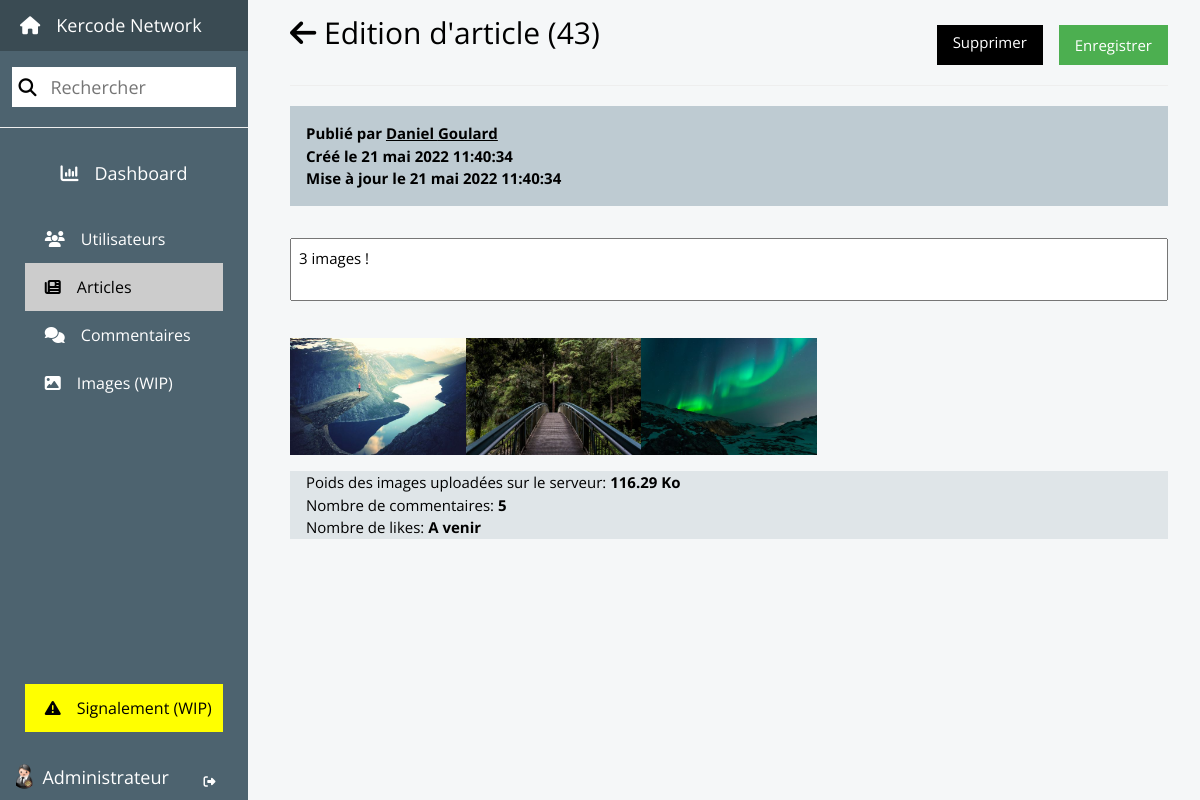
/indexadmin.php?action=articleedit&id=43 (signed in), run on the app's committed database.
### tables this page shows
CREATE TABLE `user` (
  `id` int(11) NOT NULL AUTO_INCREMENT,
  `lastname` varchar(80) NOT NULL,
  `firstname` varchar(80) NOT NULL,
  `email` varchar(255) NOT NULL,
  `password` varchar(255) NOT NULL,
  `address` varchar(255) NOT NULL DEFAULT 'undefined',
  `job` varchar(120) NOT NULL DEFAULT 'undefined',
  `birthday_date` date NOT NULL,
  `gender` tinyint(1) NOT NULL DEFAULT '1' COMMENT '0 = woman; 1 = man',
  `image_profile` varchar(40) DEFAULT NULL COMMENT 'Nom de l''image de profil',
  `image_cover` varchar(40) DEFAULT NULL COMMENT 'Nom de l''image de couverture',
  `admin` tinyint(1) NOT NULL DEFAULT '0' COMMENT '1 = admin',
  `created_at` datetime NOT NULL DEFAULT CURRENT_TIMESTAMP,
  `updated_at` datetime NOT NULL DEFAULT CURRENT_TIMESTAMP ON UPDATE CURRENT_TIMESTAMP,
  PRIMARY KEY (`id`)
);

CREATE TABLE `article` (
  `id` int(11) NOT NULL AUTO_INCREMENT,
  `user_id` int(11) NOT NULL COMMENT 'Id de l''user ayant créé cette article',
  `content` text NOT NULL COMMENT 'Texte de l''article',
  `images` tinyint(1) NOT NULL DEFAULT '0' COMMENT 'Booléen servant à savoir si on doit charger des images ou pas',
  `created_at` datetime NOT NULL DEFAULT CURRENT_TIMESTAMP,
  `updated_at` datetime NOT NULL DEFAULT CURRENT_TIMESTAMP ON UPDATE CURRENT_TIMESTAMP,
  PRIMARY KEY (`id`),
  KEY `article_ibfk_1` (`user_id`),
  CONSTRAINT `article_ibfk_1` FOREIGN KEY (`user_id`) REFERENCES `user` (`id`) ON DELETE CASCADE ON UPDATE CASCADE
);

### app/Controllers/AdminController.php (called while the page is built, shortened)
<?php
class AdminController extends Controller
{
    public function editArticle(int $articleId, \Exception $e = null): void
    {
        $user = User::find($_SESSION['id']);
        $article = Article::find($articleId);
        $articleUser = User::find($article->__get('user_id'));
        include $this->viewAdmin('home');
    }
}

### app/Libs/ORM.php (called while the page is built, shortened)
<?php
abstract class ORM
{
    private static $pdo = null;
    private static function getTableName(string $calledClass): string
    {
        $table = explode("\\", $calledClass);
        return $table[array_key_last($table)];
    }
    protected static function connect(): \PDO
    {
        if (isset(self::$pdo)) {
            return self::$pdo;
        }
        $servername = "mysql:host=" . $_ENV['DB_HOST'] . ";port=" . $_ENV['DB_PORT'] . ";dbname=" . $_ENV['DB_NAME'] . ";charset=utf8";
        $username = $_ENV['DB_USERNAME'];
        $password = $_ENV['DB_PASSWORD'];
        self::$pdo = new \PDO($servername, $username, $password, array(\PDO::ATTR_ERRMODE => \PDO::ERRMODE_EXCEPTION));
        return self::$pdo;
    }
    public static function select(array $columns, ?string $table = null): string
    {
        $table ? $child = $table : $child = self::getTableName(get_called_class());
        $names = join(',', $columns);
        return "SELECT {$names} FROM {$child}";
    }
    public static function where(array $columns): string
    {
        $query = " WHERE ";
        foreach($columns as $column) {
            $query .= $column . " = :" . $column . " AND ";
        }
        $query = substr($query, !strlen($query), -5);
        return $query;
    }
    public static function execute(string $query, bool $many = false, ?array $data = null): mixed
    {
        $pdo = self::connect();
        $req = $pdo->prepare($query);
        $req->execute($data);
        if ($many) {
            $objects = [];
            foreach ($req->fetchAll() as $result) {
                array_push(
                    $objects,
                    new $child($result)
                );
            }
            return $objects;
        } else {
            return new $child($req->fetch());
        }
    }
    public static function result(string $query, bool $many = false, ?array $data = null): mixed
    {
        $pdo = self::connect();
        $req = $pdo->prepare($query);
        $req->execute($data);
        return $many ? $req->fetchAll() : $req->fetch();
    }
    public static function getId(array $data): int
    {
        $child = self::getTableName(get_called_class());
        $columns = array_keys($data);
        $query = self::select(['id'], $child) . self::where($columns);
        return self::result($query, false, $data)['id'];
    }
}

### app/Models/User.php (called while the page is built, shortened)
<?php
class User extends Model
{
    private static array $data =
    ['User.id as id', 'firstname', 'lastname', 'email', 'address', 'job', 'birthday_date', 'gender', 'image_profile', 'image_cover', 'admin', 'User.created_at as created_at', 'User.updated_at as updated_at'];
    private int $id;
    private string $firstname;
    private string $lastname;
    private ?string $profileImage;
    public static function find(int $id): self
    {
        $query = parent::select(self::$data) . parent::where(['id']);
        return parent::execute($query, false, ['id' => $id]);
    }
    protected function __construct(array $data)
    {
        $this->id = $data['id'];
        $this->firstname = $data['firstname'];
        $this->lastname = $data['lastname'];
        $this->profileImage = $data['image_profile'];
    }
    public function __get(string $property): mixed
    {
        switch ($property) {
            case 'id':
                return $this->id;
            case 'firstname':
                return $this->firstname;
            case 'lastname':
                return $this->lastname;
        }
    }
    public function getDirPath(): string
    {
        return $_ENV['PATHDIRUSER'] . $this->id;
    }
    public function getProfileImage(): string
    {
        isset($this->profileImage) ?
            $path = $this->getDirPath() . '/' . $this->profileImage :
            $path = "app/public/images/examples/img_avatar2.png";
        return $path;
    }
}

### app/Models/Article.php (called while the page is built, shortened)
<?php
class Article extends Model
{
    private static array $data = ['id', 'user_id', 'content', 'images', 'created_at', 'updated_at'];
    private int $id;
    private int $user_id;
    private string $content;
    private bool $images;
    private string $created_at;
    private string $updated_at;
    public static function find(int $id): self
    {
        $query = parent::select(self::$data) . parent::where(['id']);
        return new self(parent::result($query, false, ['id' => $id]));
    }
    public function __construct(array $data)
    {
        $this->user_id = $data['user_id'];
        $this->content = $data['content'];
        $this->images = $data['images'];
        $this->created_at = $data['created_at'];
        $this->updated_at = $data['updated_at'];
        $this->id = parent::getId(get_object_vars($this));
    }
    public function __get(string $property): mixed
    {
        switch ($property) {
            case 'id':
                return $this->id;
            case 'user_id':
                return $this->user_id;
            case 'content':
                return $this->content;
            case 'created_at':
                return $this->created_at;
            case 'updated_at':
                return $this->updated_at;
        }
    }
    public function getDirPath(): string
    {
        return $_ENV['PATHDIRUSER'] . $this->user_id . '/articles/' . $this->id;
    }
    public function havePictures(): bool
    {
        return $this->images;
    }
    public function getPictures(): ?array
    {
        $query = parent::select(['name'], 'Article_Image') . parent::where(['id']);
        $names = parent::result($query, true, ['id' => $this->id]);
        $paths = [];
        $i = 0;
        foreach ($names as $image) {
            $paths[$i] = $this->getDirPath() . '/' . $image['name'];
            $i++;
        }
        return $paths;
    }
    public function countComments(): int
    {
        return Comment::countByArticle($this->id);
    }
}

### app/Helpers/Helper.php (called while the page is built, shortened)
<?php
abstract class Helper
{
    public static function dateToFrench(string $date, string $format = "d F Y"): string
    {
        $englishMonths = array('January', 'February', 'March', 'April', 'May', 'June', 'July', 'August', 'September', 'October', 'November', 'December');
        $frenchMonths = array('janvier', 'février', 'mars', 'avril', 'mai', 'juin', 'juillet', 'août', 'septembre', 'octobre', 'novembre', 'décembre');
        return str_replace($englishMonths, $frenchMonths, date($format, strtotime($date)));
    }
    private static function folderSize($path): string
    {
        $totalSize = 0;
        $files = scandir($path);
        foreach ($files as $file) {
            if (is_dir(rtrim($path, '/') . '/' . $file)) {
                if ($file != "." && $file != "..") {
                    $size = self::folderSize(rtrim($path, '/') . '/' . $file);
                    $totalSize += $size;
                }
            } else {
                $size = filesize(rtrim($path, '/') . '/' . $file);
                $totalSize += $size;
            }
        }
        return $totalSize;
    }
    public static function formatSize($path) : string
    {
        $size = self::folderSize($path);
        $mod = 1024;
        $units = explode(" ", 'o Ko Mo Go To Po');
        for ($i = 0; $size > $mod; $i++) {
            $size /= $mod;
        }
        return round($size, 2) . ' ' . $units[$i];
    }
}

### app/Models/Comment.php (called while the page is built, shortened)
<?php
class Comment extends Model
{
    public static function countByArticle(int $id): int
    {
        $query = parent::count('id') . parent::where(['article_id']);
        return parent::result($query, false, ['article_id' => $id])[0];
    }
}

### app/views/back/modules/article_details.php (the view, shortened to what this page needs)
<div class="admin-content">
    <form action="indexadmin.php?action=articleeditpost&id=<?= $article->__get('id'); ?>" id="article-edit" method="POST">
        <div class="flex flex-wrap">
            <h1>
                <a href="indexadmin.php?action=articles"><i class="fa fa-arrow-left"></i></a>
                Edition d'article (<?= $article->__get('id'); ?>)
            </h1>
            <a href="indexadmin.php?action=articledelete&id=<?= $article->__get('id'); ?>" class="btn red right h40px bottom">Supprimer</a>
            <button type="submit" class="btn green h40px bottom margin-left">Enregistrer</button>
        </div>
        <hr>
        <div class="theme-l3 flex">
            <p class="bold margin">
                Publié par <a href="indexadmin.php?action=useredit&id=<?= $articleUser->__get('id'); ?>"><?= $articleUser->__get('firstname') . ' ' . $articleUser->__get('lastname'); ?></a><br>
                Créé le <?= \Knetwork\Helpers\Helper::dateToFrench($article->__get('created_at'), "d F Y H:i:s"); ?><br>
                Mise à jour le <?= \Knetwork\Helpers\Helper::dateToFrench($article->__get('updated_at'), "d F Y H:i:s"); ?>
            </p>
        </div>
        <textarea name="content" id="content" class="w100 margin-top no-resize"><?= $article->__get('content'); ?></textarea>
        <?php if ($article->havePictures()): ?>
            <?php $images = $article->getPictures(); ?>
            <div class="flex margin-top">
                <?php foreach ($images as $image): ?>
                    <img src="<?= $image; ?>" alt="Photo de <?= $articleUser->__get('firstname'); ?> <?= $articleUser->__get('lastname'); ?>" class="w20 pointer modalable" data-path='<?= $image ?>'>
                <?php endforeach; ?>
            </div>
        <?php endif; ?>
    </form>
    <div class="theme-l4">
        <p class="margin">
            Poids des images uploadées sur le serveur:
            <?php if ($article->havePictures()): ?>
                <strong><?= \Knetwork\Helpers\Helper::formatSize($article->getDirPath()); ?></strong><br>
            <?php else: ?>
                <strong>0 Ko</strong><br>
            <?php endif; ?>
            Nombre de commentaires: <strong><?= $article->countComments(); ?></strong><br>
            Nombre de likes: <strong>A venir</strong>
        </p>
    </div>
</div>

### app/views/back/modules/navbar.php (shortened to what this page needs)
<?php $page = $_GET['action'] ?? 'dashboard'; ?>
<nav class="">
    <ul class="navbar navbar-admin theme-d2 font-large">
        <li>
            <a href="index.php" class="theme-d4 padding-large" title="Voir le site">
                <i class="fa fa-home margin-right"></i>Kercode Network
            </a>
        </li>
        <li class="navbar-item margin-top-medium">
            <span><i class="fa fa-magnifying-glass icon-input"></i></span>
            <input type="search" placeholder="Rechercher">
        </li>
        <hr>
        <li class="navbar-item margin-bottom <?= $page == 'dashboard' ? 'selected' : '' ?>">
            <a href="indexadmin.php" class="padding-large center" title="Statistique du site">
                <i class="fa fa-chart-column margin-right"></i>Dashboard
            </a>
        </li>
        <li class="navbar-item navbar-subitem font-medium <?= $page == 'users' || $page == 'useredit' || $page == 'usereditpost' ? 'selected' : '' ?>">
            <a href="indexadmin.php?action=users" class="padding-large" title="Gestion des utilisateurs">
                <i class="fa fa-users margin-right"></i>Utilisateurs
            </a>
        </li>
        <li class="navbar-item navbar-subitem font-medium <?= $page == 'articles' || $page == 'articleedit' || $page == 'articleeditpost' ? 'selected' : '' ?>">
            <a href="indexadmin.php?action=articles" class="padding-large" title="Gestion des articles">
                <i class="fa fa-newspaper margin-right"></i>Articles
            </a>
        </li>
        <li class="navbar-item navbar-subitem font-medium <?= $page == 'comments' ? 'selected' : '' ?>">
            <a href="indexadmin.php?action=comments" class="padding-large" title="Gestion des commentaires">
                <i class="fa fa-comments margin-right"></i>Commentaires
            </a>
        </li>
        <li class="navbar-item navbar-subitem font-medium <?= $page == 'pictures' ? 'selected' : '' ?>">
            <a href="#" class="padding-large" title="Gestion des images">
                <i class="fa fa-image margin-right"></i>Images (WIP)
            </a>
        </li>
        <li class="navbar-item navbar-subitem font-medium yellow bottom <?= $page == 'report' ? 'selected' : '' ?>">
            <a href="#" class="padding-large" title="Voir tous les signalements">
                <i class="fa fa-triangle-exclamation margin-right"></i>Signalement (WIP)
            </a>
        </li>
        <li class="navbar-item margin-top">
            <div class="margin-right-small"><img src="<?= $user->getProfileImage(); ?>" alt="Profil" class="w25px h25 circle float-left fill"></div>
            <p class="no-margin"><?= $user->__get('firstname'); ?></p>
            <a href="index.php?action=disconnect" class="font-small right" style="width:min-content" title="Déconnexion"><i class="fa fa-right-from-bracket float-right"></i></a>
        </li>
    </ul>
</nav>

### data on the page
user: id+image_profile (picture), firstname "Administrateur"
article: id "43", created_at "21 mai 2022 11:40:34", updated_at+created_at "21 mai 2022 11:40:34", content "3 images !", images 1 (drawn), user+id "116.29 Ko"
user: firstname "Daniel", lastname "Goulard"

### other printed values
$article->countComments() "5"
